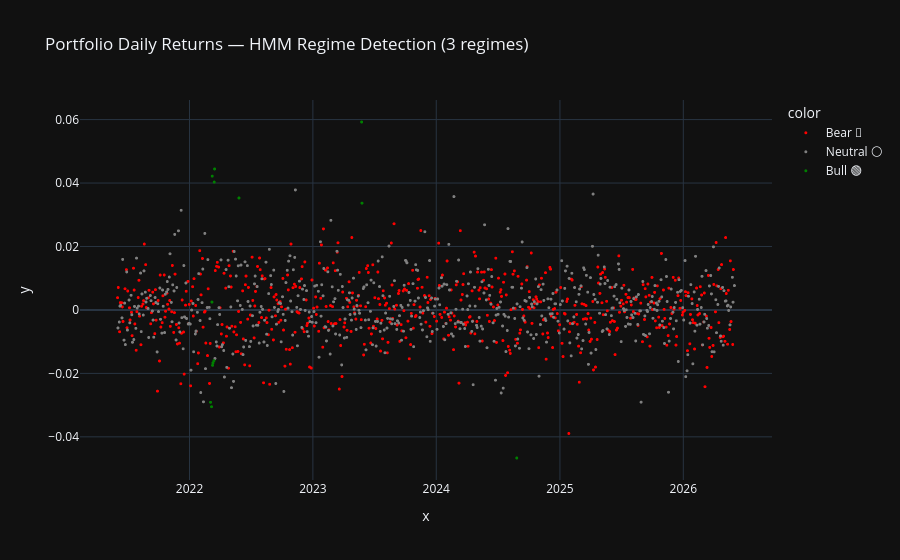

The cell this chart's notebook holds for it:
### Markdown cell above
### 2d · Portfolio Regime Detection (HMM)

### Code cell
from hmmlearn.hmm import GaussianHMM

if RANDOM_SEED is not None:
    np.random.seed(RANDOM_SEED)

r_arr   = portfolio_rets.values.reshape(-1, 1)
hmm     = GaussianHMM(n_components=HMM_N_REGIMES, covariance_type='full',
                      n_iter=HMM_N_ITER, random_state=RANDOM_SEED)
hmm.fit(r_arr)
regimes = hmm.predict(r_arr)
ranking = sorted(range(HMM_N_REGIMES), key=lambda i: hmm.means_[i][0])

regime_name_map = {}
for pos, state in enumerate(ranking):
    if pos == 0:
        regime_name_map[state] = 'Bear 🔴'
    elif pos == len(ranking) - 1:
        regime_name_map[state] = 'Bull 🟢'
    else:
        regime_name_map[state] = 'Neutral ⚪'

regime_labels = pd.Series([regime_name_map[r] for r in regimes], index=portfolio_rets.index)

fig = px.scatter(x=portfolio_rets.index, y=portfolio_rets, color=regime_labels,
                 color_discrete_map={'Bear 🔴':'red','Neutral ⚪':'grey','Bull 🟢':'green'},
                 title=f'Portfolio Daily Returns — HMM Regime Detection ({HMM_N_REGIMES} regimes)',
                 template='plotly_dark')
fig.update_traces(marker_size=3)
fig.show()

current_regime = regime_labels.iloc[-1]
print(f'Current regime: {current_regime}')

print('\n📊 Regime summary:')
for name in ['Bull 🟢', 'Neutral ⚪', 'Bear 🔴']:
    mask = regime_labels == name
    if mask.any():
        r = portfolio_rets[mask]
        print(f'  {name:15}  {mask.mean():.1%} of days  '
              f'| mean ret {r.mean()*252:>+.1%}/yr  '
              f'| vol {r.std()*np.sqrt(252):.1%}/yr')

### Figure 1 — Plotly figure (JSON) as saved in the notebook; plotly's stock layout.template omitted (floating-point values rounded to 4 significant figures; data arrays with more than 128 entries replaced by an {"elided": "..."} marker saying what was removed)
{"data": [{"hovertemplate": "color=Bear 🔴<br>x=%{x}<br>y=%{y}<extra></extra>", "legendgroup": "Bear 🔴", "marker": {"color": "red", "size": 3, "symbol": "circle"}, "mode": "markers", "name": "Bear 🔴", "showlegend": true, "type": "scattergl", "x": {"elided": "621 str values"}, "xaxis": "x", "y": {"elided": "621 float values"}, "yaxis": "y"}, {"hovertemplate": "color=Neutral ⚪<br>x=%{x}<br>y=%{y}<extra></extra>", "legendgroup": "Neutral ⚪", "marker": {"color": "grey", "size": 3, "symbol": "circle"}, "mode": "markers", "name": "Neutral ⚪", "showlegend": true, "type": "scattergl", "x": {"elided": "621 str values"}, "xaxis": "x", "y": {"elided": "621 float values"}, "yaxis": "y"}, {"hovertemplate": "color=Bull 🟢<br>x=%{x}<br>y=%{y}<extra></extra>", "legendgroup": "Bull 🟢", "marker": {"color": "green", "size": 3, "symbol": "circle"}, "mode": "markers", "name": "Bull 🟢", "showlegend": true, "type": "scattergl", "x": ["2022-03-04T05:00:00", "2022-03-07T05:00:00", "2022-03-08T05:00:00", "2022-03-09T05:00:00", "2022-03-10T05:00:00", "2022-03-11T05:00:00", "2022-03-14T04:00:00", "2022-03-15T04:00:00", "2022-03-16T04:00:00", "2022-05-27T04:00:00", "2023-05-25T04:00:00", "2023-05-26T04:00:00", "2024-08-26T04:00:00"], "xaxis": "x", "y": [-0.02912, -0.03051, 0.002472, 0.04217, -0.01746, -0.01668, -0.01598, 0.0403, 0.04444, 0.0353, 0.05924, 0.03366, -0.04666], "yaxis": "y"}], "layout": {"legend": {"title": {"text": "color"}, "tracegroupgap": 0}, "title": {"text": "Portfolio Daily Returns — HMM Regime Detection (3 regimes)"}, "xaxis": {"anchor": "y", "domain": [0, 1], "title": {"text": "x"}}, "yaxis": {"anchor": "x", "domain": [0, 1], "title": {"text": "y"}}}}
